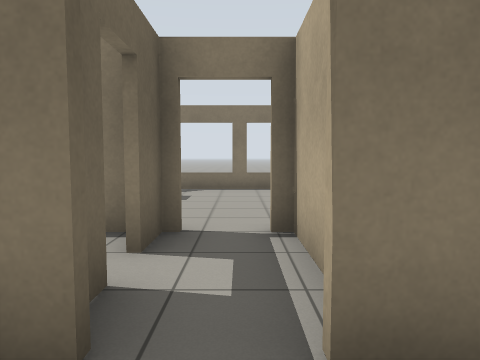
view 1 (above)

17 first-person views from a walk through a world built for the Gazebo simulator. The camera is 1 m above the floor, tilts 4° down and sees 70° across. The floor is counted in squares, 1 m on a side. Each view is taken from the middle of a square. On the plan, view 1 faces up. The plan holds only what a view shows up to about 13 squares ahead; the rest is blank. The robots in the file are not drawn. Simple patterns stand in for the simulator's built-in surfaces. Simple shapes stand in for some stock models.

view 2
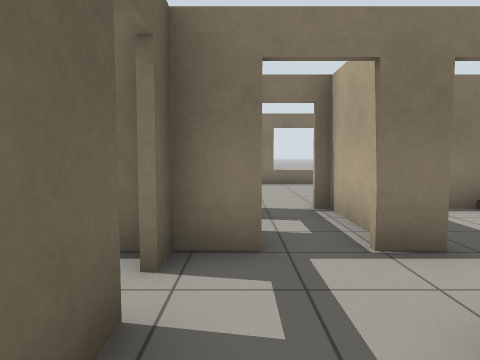

view 3
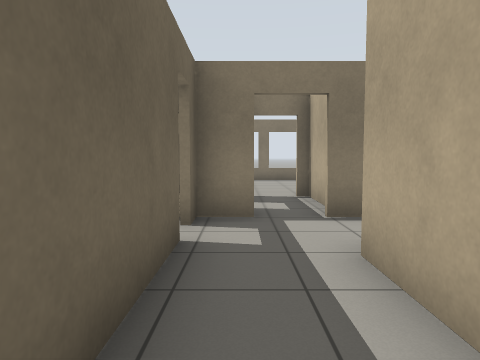

view 4
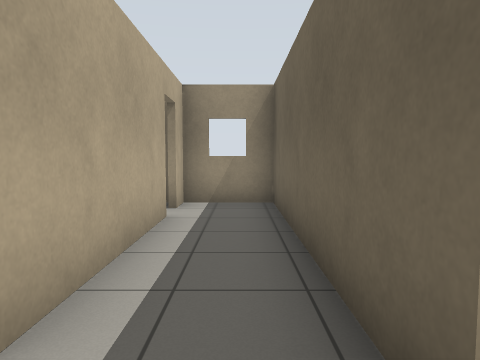

view 5
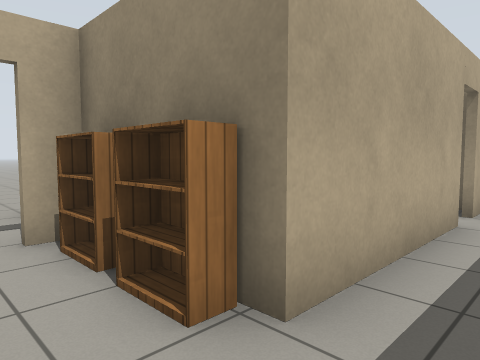

view 6
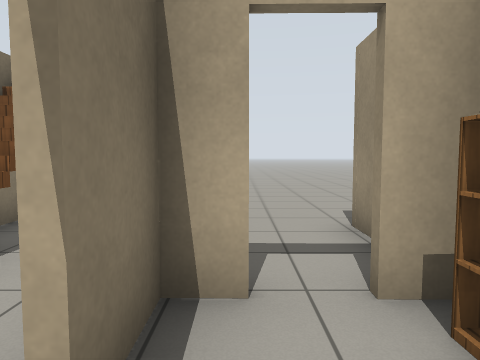

view 7
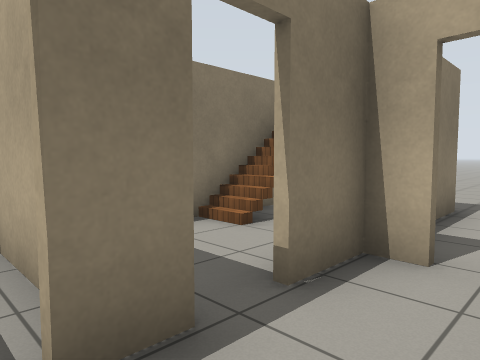

view 8
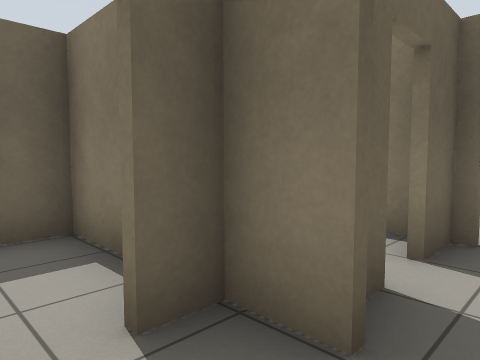

view 9
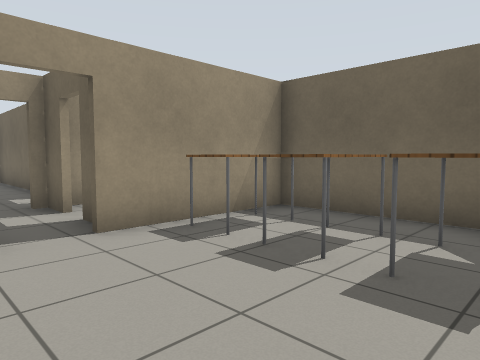

view 10
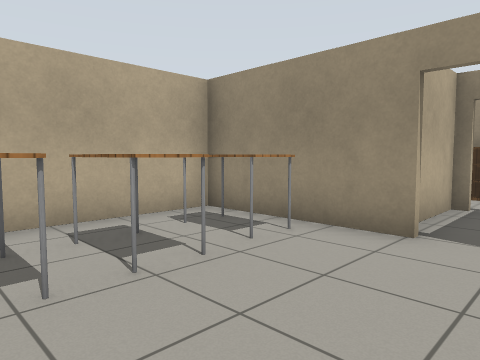

view 11
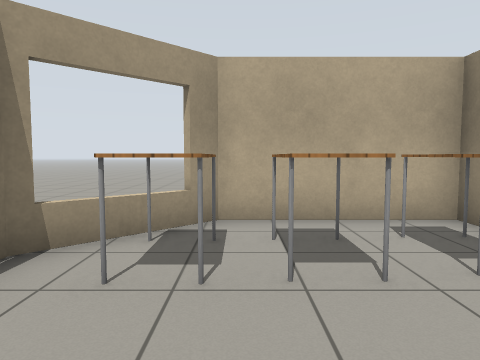

view 12
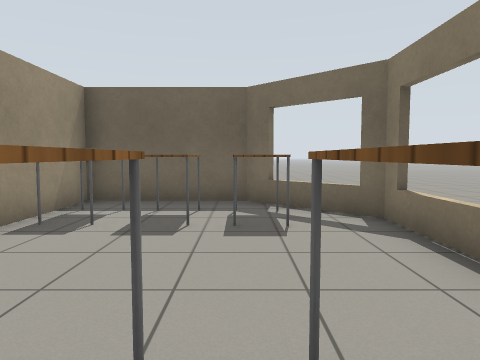

view 13
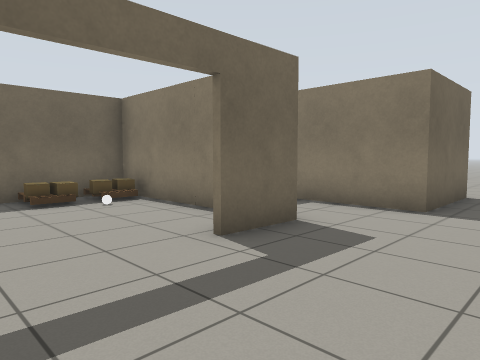

view 14
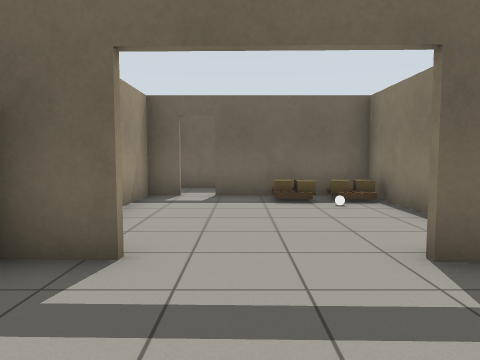

view 15
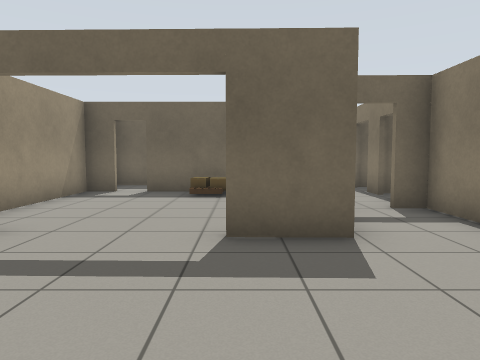

view 16
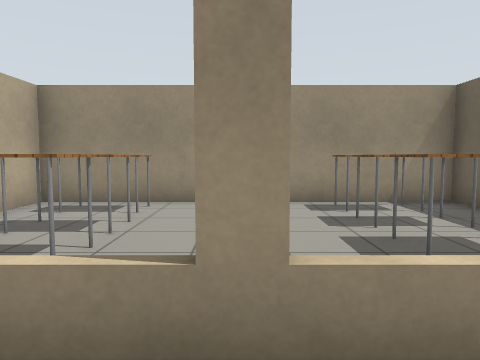

view 17
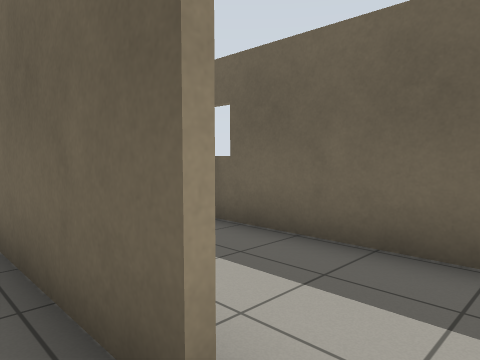

### Floor plan
Points are (right, up) in squares from view 1. A wall is a line through its corners. A room is listed if a view was taken in it or the views show most of it. See-through windows are left out.
Room 1 (views 1, 2, 3, 4, 5, 7, 8, 17)
walls: (-1.7, 0.1) (-1.7, -6.3) (0, -6.3); (-0.8, 1.6) (-1.7, 1.6) (-1.7, 0.9); (0.2, -4.6) (0.2, -0.6)
ways out: opening at (0, 0.5) to room 2; open door at (0, -5) to room 5; open door at (-2, 0.5) to room 6
Room 2 (view 6)
walls: (1.2, 1.6) (0.4, 1.6); (0.2, -0.6) (2.4, -0.6); (3.3, 0.9) (3.4, 1.6)
ways out: opening at (0, 0.5) to room 1; open door at (3, 1) to room 4; open door at (1, 2) to room 7
objects: bookshelf (1, 0); bookshelf (2, 0) to (3, 0)
Room 3 (views 9, 10, 11, 12)
walls: (0.4, 4.6) (4.3, 4.6) (4.3, 8.3) (2.3, 10.3) (-2.4, 10.3) (-4.6, 8.2) (-4.6, 4.6) (-0.8, 4.6)
ways out: open door at (0, 4.5) to room 8
objects: table (-3, 5) to (-2, 5); table (-3, 6) to (-2, 7); table (-3, 8) to (-2, 9); table (2, 5) to (3, 6); table (2, 7) to (3, 7); table (2, 9) to (3, 9)
Room 4 (views 13, 14, 15, 16)
walls: (7.1, 3.5) (7.1, 1.6) (3.5, 1.6) (3.5, 0.9); (3.4, 1.6) (2, 1.6); (5.1, -0.6) (5.9, -0.6) (5.8, -2.3); (2.4, -0.6) (3.4, -0.6); (-1.1, 10.5) (1.1, 10.5); (5.8, -5.2) (5.7, -6.4)
ways out: open door at (3, 1) to room 2; open door at (6, -4) to room 5
objects: stairs (7, 4)
Room 5 (no view inside)
walls: (4.1, -0.7) (0.4, -0.7) (0.4, -4.6); (0, -6.3) (3.9, -6.3)
ways out: open door at (0, -5) to room 1; open door at (6, -4) to room 4
objects: cardboard box (1, -3); cardboard box (1, -2); cardboard box (1, -1); other object (2, -2)
Room 6 (no view inside)
walls: (-1.9, 1.6) (-4.6, 1.6) (-4.6, -1.5)
ways out: open door at (-2, 0.5) to room 1; opening at (-3, -2)
Room 7 (no view inside)
walls: (6.4, 4.4) (3.4, 4.4)
ways out: open door at (1, 2) to room 2
Room 8 (no view inside)
walls: (0.7, 1.6) (0.7, 4.5)
ways out: open door at (0, 4.5) to room 3; open door at (-1, 3)

Where each view was taken, in squares from view 1:
view 1: 0 up, 0 right, facing up
view 2: 2 down, 1 left, facing up
view 3: 4 down, 1 left, facing up
view 4: 1 up, 1 left, facing down
view 5: 1 up, 1 left, facing down-right
view 6: 1 up, 1 right, facing right
view 7: 0 up, 0 right, facing up-right
view 8: 0 up, 0 right, facing up-left
view 9: 9 up, 1 right, facing down-left
view 10: 9 up, 1 left, facing down-right
view 11: 8 up, 1 left, facing right
view 12: 8 up, 3 right, facing left
view 13: 5 down, 9 right, facing up-left
view 14: 4 down, 9 right, facing left
view 15: 2 down, 10 right, facing left
view 16: 12 up, 0 right, facing down
view 17: 1 up, 1 left, facing down-left
